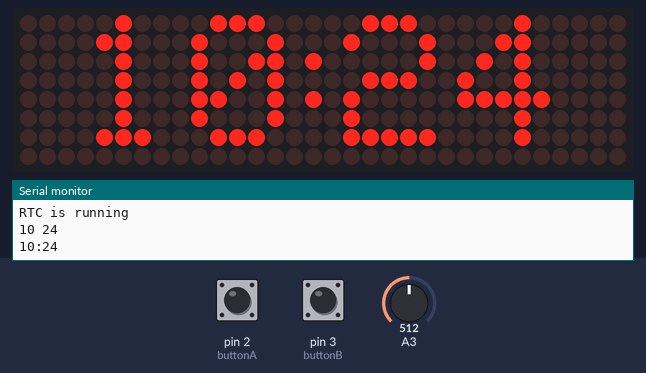
A sketch run on a simulated Arduino Uno, built with avr-gcc and run on an emulated ATmega328P. Shown: 32×8 LED matrix, the last lines printed to the serial monitor. Inputs (shaded band) come from the test bench; at power-on: pin 2 (buttonA) HIGH, A3 = 512, pin 3 (buttonB) HIGH. The local clock reads 2024-03-15 10:24:30 at power-on unless the sketch sets it.

Above: at 3.2 s.
3.3 s: pin 2 (buttonA) pulled LOW for 1 s
At 4.8 s:
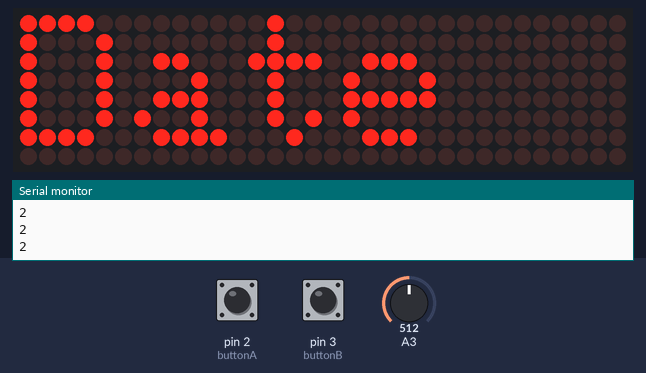
5.8 s: A3 set to 306
At 6.9 s:
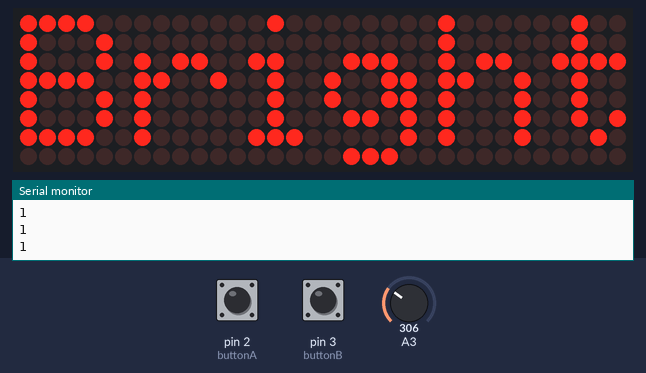
7.3 s: pin 2 (buttonA) pulled LOW for 0.35 s
At 8.1 s:
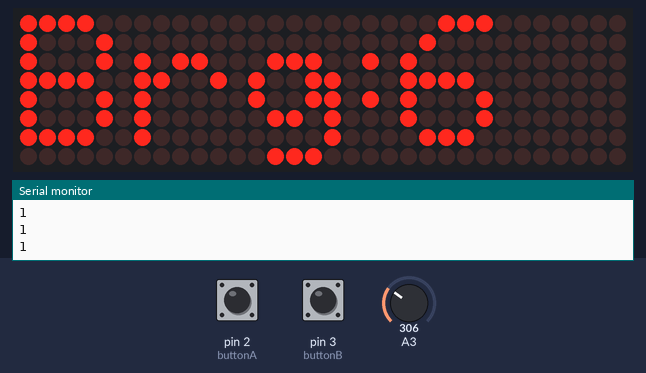
9.1 s: A3 set to 808
At 9.8 s:
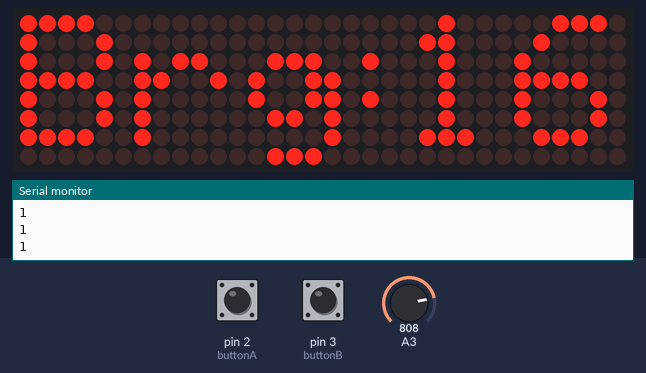
10.6 s: A3 set to 835
At 11.2 s:
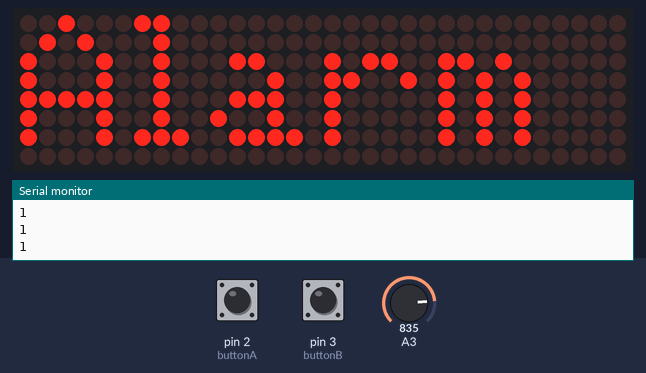
12.1 s: pin 2 (buttonA) pulled LOW for 0.35 s
At 13.0 s:
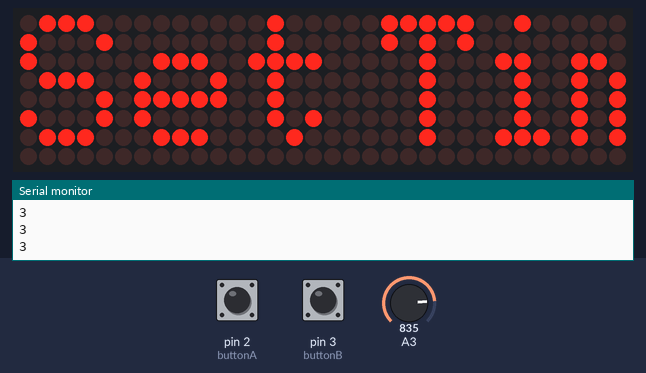
Timing chart, 0 to 14.9 s (numbered marks = the images above; inputs shaded):
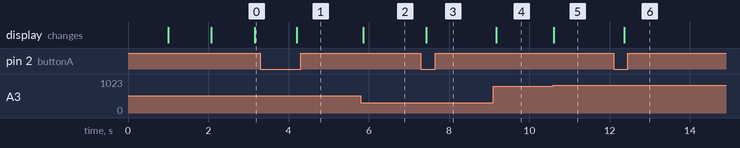

The sketch:

Clock_2.0.ino
```cpp
// Using PAROLA Library
// https://majicdesigns.github.io/MD_MAX72XX/page_hardware.html
//


//Headers
#include <MD_Parola.h>
#include <MD_MAX72xx.h>
#include <SPI.h>
#include <Wire.h>
#include <RTClib.h>
#include <Button.h>                      // Button library by Alexander Brevig

#include "Font_Data.h"
#include "Font_Data_STD.h"


// Turn on debug statements to the serial output
#define  DEBUG  0

#if  DEBUG
#define PRINT(s, x) { Serial.print(F(s)); Serial.print(x); }
#define PRINTS(x) Serial.print(F(x))
#define PRINTX(x) Serial.println(x, HEX)
#else
#define PRINT(s, x)
#define PRINTS(x)
#define PRINTX(x)
#endif

// Define the number of devices we have in the chain and the hardware interface
// NOTE: These pin numbers will probably not work with your hardware and may
// need to be adapted
#define MAX_DEVICES 4
#define CLK_PIN   10
#define DATA_PIN  12
#define CS_PIN    11

#define DEMO_WAIT_TIME  1000
#define SPEED_TIME  75
#define PAUSE_TIME  0
#define INTENSITY = 7;                      // Default intensity/brightness (0-15)
#define PAUSE_TIME    1000
#define SCROLL_SPEED  50

// Hardware SPI connection
//  MD_Parola P = MD_Parola(CS_PIN, MAX_DEVICES);
// Arbitrary output pins
 MD_Parola P = MD_Parola(DATA_PIN, CLK_PIN, CS_PIN, MAX_DEVICES);


RTC_DS1307 rtc;


//global variables

char szTime[9];    // mm:ss\0
char daysOfTheWeekFull[7][12] = {"Sunday", "Monday", "Tuesday", "Wednesday", "Thursday", "Friday", "Saturday"};
char daysOfTheWeekStiped[7][4] = {"Sun", "Mon", "Tue", "Wed", "Thu", "Fri", "Sat"};
char *vers[] = {"ver2.0 Beta"};
char *menu[] = {"Alarm", "Bright", "Date", "Set Time", "Set Date", "Exit",};
char *Bright[] = {"Brg:1","Brg:2","Brg:3","Brg:4","Brg:5","Brg:6","Brg:7","Brg:8","Brg:9","Brg:10","Brg:11","Brg:12","Brg:13","Brg:14","Brg:15","Brg:16",};

byte clock_mode = 0;                     // Default clock mode. Default = 0 (basic_mode)

//Setting up controller//
int UD = 0;
int LR = 0;
Button buttonA = Button(2, BUTTON_PULLUP);      // Setup button A (using button library)
Button buttonB = Button(3, BUTTON_PULLUP);      // Setup button B (using button library)


void setup()
{
  Serial.begin(57600);

  if (! rtc.begin()) {
    Serial.println("Couldn't find RTC");
    while (1);
  } else {
    Serial.println("RTC Found");
  }

  if (! rtc.isrunning()) {
    Serial.println("RTC is NOT running!");
    // following line sets the RTC to the date & time this sketch was compiled
    // rtc.adjust(DateTime(F(__DATE__), F(__TIME__)));
    // This line sets the RTC with an explicit date & time, for example to set
    // January 21, 2014 at 3am you would call:
    // rtc.adjust(DateTime(2014, 1, 21, 3, 0, 0));
  } else {
    Serial.println("RTC is running");
  }

  digitalWrite(2, HIGH);                 // turn on pullup resistor for button on pin 2
  digitalWrite(3, HIGH);                 // turn on pullup resistor for button on pin 3

  P.begin();
  P.displayClear();
  P.displaySuspend(false);
  P.setInvert(false);

  // Intro
  // Display version
  delay(DEMO_WAIT_TIME);
  //void MD_Parola::displayText  (pText,textPosition_t ,speed,pause,effectIn,effectOut = PA_NO_EFFECT)
  P.displayText(vers[0], PA_CENTER, 5, 1000, PA_PRINT, PA_NO_EFFECT);
  while (!P.displayAnimate()) yield();
}

void GetCurrentTime(char *psz, bool f = true){
  String CurrentTimeNow;
  DateTime now = rtc.now();

  String CurrentHour = String (now.hour(), DEC);
  if (CurrentHour.length() < 2){
    CurrentHour = "0" + CurrentHour;
  }

  String CurrentMinute = String (now.minute(), DEC);
  if (CurrentMinute.length() < 2){
    CurrentMinute = "0" + CurrentMinute;
  }

  CurrentTimeNow = CurrentHour + (f ? ':' : ' ') + CurrentMinute;

  Serial.println(CurrentTimeNow);

  const char* CharTime = CurrentTimeNow.c_str();
  char CurrentTime [10] = "";
  strcat(CurrentTime, CharTime);
  //P.displayClear();
  P.setFont(0, fixedFont);
  P.displayZoneText(0, CurrentTime, PA_CENTER, SPEED_TIME, PAUSE_TIME, PA_PRINT, PA_NO_EFFECT);
  while (!P.displayAnimate()) yield();
}

void GetCurrentDate(){

  String CurrentDateNow;
  DateTime now = rtc.now();

  String CurrentDay = String (now.day(), DEC);
  String CurrentMonth = String (now.month(), DEC);
  String CurrentYear = String (now.year(), DEC);

  CurrentDateNow = CurrentDay + '/' + CurrentMonth + '/' + CurrentYear;

  const char* CharDate = CurrentDateNow.c_str();
  char CurrentDate [10] = "";
  strcat(CurrentDate, CharDate);

  P.displayClear();
  P.displayZoneText(0, CurrentDate, PA_CENTER, SPEED_TIME, 0, PA_SCROLL_LEFT, PA_SCROLL_LEFT);
  while (!P.displayAnimate()) yield();
}

void loop(void)
{

// RTC Debug
#if DEBUG
  DisplaySerialMonitorTime();
#endif

  switch (clock_mode){
    case 0:
    basic_mode();
    break;
    case 1:
      small_mode();
    break;
    case 2:
      setup_menu();
    break;
  }
}

// basic_mode()
// show the time in 5x7 characters
void basic_mode()
{

  static uint32_t lastTime = 0; // millis() memory
  static uint8_t  display = 0;  // current display mode
  static bool flasher = false;  // seconds passing flasher

//  P.displayAnimate();
 if (millis() - lastTime >= 1000)
  {
    lastTime = millis();
    GetCurrentTime(szTime, flasher);
    flasher = !flasher;
    P.displayReset(0);
  }


  if (buttonA.uniquePress()) {
    setup_menu();
    return;
  }
  if (buttonB.uniquePress()) {
    display_date();
    return;
  }
}

void small_mode()
{}

void menu_brightness()
{
  int MenuExit = 0;
  P.displayClear();

  do
    {
      int val = analogRead(3);
      val = map(val, 0, 1023, 0, 20);
      P.setIntensity(val);
      P.displayZoneText(0, Bright[val], PA_LEFT, 0, 0, PA_PRINT, PA_NO_EFFECT);
      // Desenhar uma linha

      while (!P.displayAnimate());
      if (buttonA.uniquePress()) {
        MenuExit = 1;
      }

    delay(100);        // delay in between reads for stability

    } while (MenuExit != 1);
}

void resetMatrix(void)
{}

void setup_menu()
{
  int MenuExit = 0;
  int currentMenuSelected = 0;

  do
    {
      int val = analogRead(3);
      val = map(val, 0, 1023, 0, 4);
      Serial.println(val);
      P.displayZoneText(0, menu[val], PA_LEFT, SCROLL_SPEED, 1, PA_PRINT, PA_NO_EFFECT);
      while (!P.displayAnimate());

      if (buttonA.uniquePress()) {
        switch (val){
          case 0:
          break;
          case 1:
          menu_brightness();
          break;
          case 3:
          MenuExit = 1;
          break;
        }
    }
      delay(100);        // delay in between reads for stability

    } while (MenuExit != 1);
}

void display_date()
{GetCurrentDate();}

void DisplaySerialMonitorTime(){
  DateTime now = rtc.now();

  Serial.println("Date:");
  Serial.print(now.year(), DEC);
  Serial.print('/');
  Serial.print(now.month(), DEC);
  Serial.print('/');
  Serial.print(now.day(), DEC);
  //Serial.print(" (");
  //Serial.print(daysOfTheWeekFull[now.dayOfTheWeek()]);
  //Serial.print(") ");
  Serial.println("");
  Serial.println("Time:");
  Serial.print(now.hour(), DEC);
  Serial.print(':');
  Serial.print(now.minute(), DEC);
  Serial.print(':');
  Serial.print(now.second(), DEC);
  Serial.println();

  //Serial.print(" since midnight 1/1/1970 = ");
  //Serial.print(now.unixtime());
  //Serial.print("s = ");
  //Serial.print(now.unixtime() / 86400L);
  //Serial.println("d");

    // calculate a date which is 7 days and 30 seconds into the future
  //DateTime future (now + TimeSpan(7,12,30,6));

  //Serial.print(" now + 7d + 30s: ");
  //Serial.print(future.year(), DEC);
  //Serial.print('/');
  //Serial.print(future.month(), DEC);
  //Serial.print('/');
  //Serial.print(future.day(), DEC);
  //Serial.print(' ');
  //Serial.print(future.hour(), DEC);
  //Serial.print(':');
  //Serial.print(future.minute(), DEC);
  //Serial.print(':');
  //Serial.print(future.second(), DEC);
  //Serial.println();

  Serial.println();
  delay(3000);
}
```

Source omitted: Font_Data.h (data table, 5532 bytes), ont_Data_STD.h (data table, 11392 bytes)

Measured:
- the behaviour switches between 818 and 819 on A3 (found by bisection; images 4 and 5)
- after the input at 3.3 s, the display: changes after 0.90 s (image 1)
- after the input at 5.8 s, the display: changes after 0.06 s (image 2)
- after the input at 7.3 s, the display: changes after 0.13 s (image 3)
- after the input at 9.1 s, the display: changes after 0.07 s (image 4)
- after the input at 10.6 s, the display: changes at once (image 5)
- after the input at 12.1 s, the display: changes after 0.26 s (image 6)
